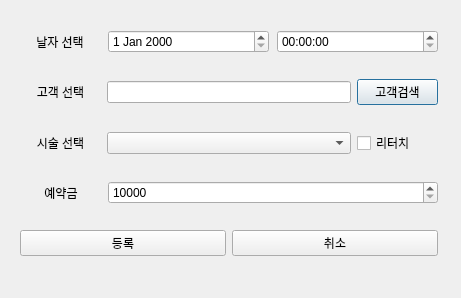
<?xml version="1.0" encoding="UTF-8"?>
<ui version="4.0">
 <class>AddReservation</class>
 <widget class="QDialog" name="AddReservation">
  <property name="geometry">
   <rect>
    <x>0</x>
    <y>0</y>
    <width>461</width>
    <height>298</height>
   </rect>
  </property>
  <property name="windowTitle">
   <string>Dialog</string>
  </property>
  <widget class="QWidget" name="verticalLayoutWidget">
   <property name="geometry">
    <rect>
     <x>20</x>
     <y>10</y>
     <width>418</width>
     <height>271</height>
    </rect>
   </property>
   <layout class="QVBoxLayout" name="verticalLayout">
    <item>
     <layout class="QHBoxLayout" name="horizontalLayout_2" stretch="1,2,2">
      <property name="spacing">
       <number>8</number>
      </property>
      <property name="leftMargin">
       <number>0</number>
      </property>
      <item>
       <widget class="QLabel" name="label_5">
        <property name="baseSize">
         <size>
          <width>200</width>
          <height>50</height>
         </size>
        </property>
        <property name="text">
         <string>날자 선택</string>
        </property>
        <property name="alignment">
         <set>Qt::AlignmentFlag::AlignCenter</set>
        </property>
       </widget>
      </item>
      <item>
       <widget class="QDateEdit" name="dateEdit"/>
      </item>
      <item>
       <widget class="QTimeEdit" name="timeEdit"/>
      </item>
     </layout>
    </item>
    <item>
     <layout class="QHBoxLayout" name="horizontalLayout" stretch="1,3,1">
      <item>
       <widget class="QLabel" name="label_6">
        <property name="text">
         <string>고객 선택</string>
        </property>
        <property name="alignment">
         <set>Qt::AlignmentFlag::AlignCenter</set>
        </property>
       </widget>
      </item>
      <item>
       <widget class="QLineEdit" name="selectedCustomer"/>
      </item>
      <item>
       <widget class="QPushButton" name="selectCustomer">
        <property name="text">
         <string>고객검색</string>
        </property>
       </widget>
      </item>
     </layout>
    </item>
    <item>
     <layout class="QHBoxLayout" name="horizontalLayout_3" stretch="1,3,1">
      <item>
       <widget class="QLabel" name="label_3">
        <property name="text">
         <string>시술 선택</string>
        </property>
        <property name="alignment">
         <set>Qt::AlignmentFlag::AlignCenter</set>
        </property>
       </widget>
      </item>
      <item>
       <widget class="QComboBox" name="serviceType"/>
      </item>
      <item>
       <widget class="QCheckBox" name="retouch">
        <property name="text">
         <string>리터치</string>
        </property>
       </widget>
      </item>
     </layout>
    </item>
    <item>
     <layout class="QHBoxLayout" name="horizontalLayout_4" stretch="1,4">
      <item>
       <widget class="QLabel" name="label_4">
        <property name="text">
         <string>예약금</string>
        </property>
        <property name="alignment">
         <set>Qt::AlignmentFlag::AlignCenter</set>
        </property>
       </widget>
      </item>
      <item>
       <widget class="QSpinBox" name="deposit">
        <property name="minimum">
         <number>10000</number>
        </property>
        <property name="maximum">
         <number>100000</number>
        </property>
        <property name="singleStep">
         <number>5000</number>
        </property>
       </widget>
      </item>
     </layout>
    </item>
    <item>
     <layout class="QHBoxLayout" name="horizontalLayout_5">
      <item>
       <widget class="QPushButton" name="saveBtn">
        <property name="text">
         <string>등록</string>
        </property>
       </widget>
      </item>
      <item>
       <widget class="QPushButton" name="cancleBtn">
        <property name="text">
         <string>취소</string>
        </property>
       </widget>
      </item>
     </layout>
    </item>
   </layout>
  </widget>
 </widget>
 <resources/>
 <connections/>
</ui>
